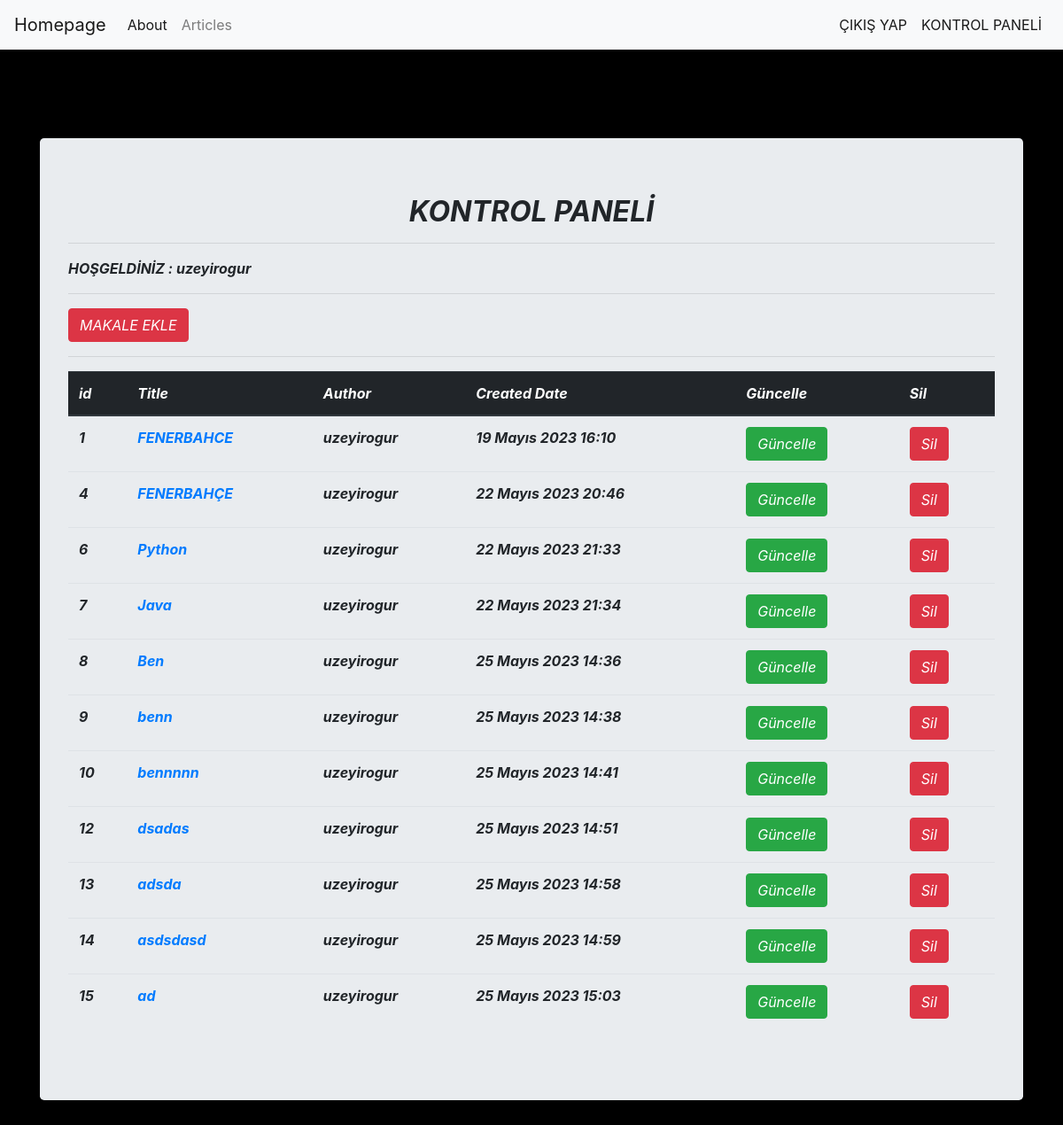
Screenshot of /articles/dashboard/ (signed in) with the database file from the repository.
### article/models.py (models this page shows, shortened)
class Article(models.Model) :
    author = models.ForeignKey("auth.User",on_delete = models.CASCADE)   #Yazarı kullanıcıdan al ve bu kullanıcı silinirse onun hakkında her şeyi de sil demek
    title = models.CharField(max_length = 50 , verbose_name = "TİTLE")                            #başlığı oluşturduk ve max 50 olsun
    content =   RichTextField(verbose_name = "İÇERİK")                  #verbose_name biz isim vermek istiyoruz demek
    created_date = models.DateTimeField(auto_now_add = True)             #Oluşturulma zamanını tanımladık ve biz buraya tarih vermicez ne zaman oluşmuşsa o zamanı otomatik alıcak
    article_image = models.FileField(blank = True , null = True, verbose_name = "Makaleye fotoğraf ekleyin")

### article/views.py (the view)
# urls.py: path('dashboard/',views.dashboard,name = "dashboard"),
def dashboard(request)  :
    articles = Article.objects.filter(author = request.user)                         #sisteme şuan kim girmişse onun articlelarını getir demek
    context = {
        "articles" : articles
    }
    return render(request,"dashboard.html",context)

### templates/dashboard.html
{% extends "layout.html" %}
{% block all %}
<div class = "jumbotron text-left">
    <h2 class = "text-center"><i><b>KONTROL PANELİ</h2>
    <hr>
    <p align="left" >
        HOŞGELDİNİZ : {{request.user.username}}
    </p>
    <hr>
    <a  class ="btn btn-danger" href = "/articles/addarticle" >MAKALE EKLE</a>
    <hr>
    {% if articles %}
    <table class="table" >
        <thead class="thead-dark">
          <tr>
            <th scope="col">id</th>
            <th scope="col">Title</th>
            <th scope="col">Author</th>
            <th scope="col">Created Date</th>
            <th scope="col">Güncelle</th>
            <th scope="col">Sil</th>
          </tr>
        </thead>
        <tbody>
          {% for article in articles  %}
          <tr>
            <th scope="row">{{article.id}}</th>
            <td><a href = "/articles/article/{{article.id}}">{{article.title}}</td>
            <td>{{article.author}}</td>
            <td>{{article.created_date}}</td>
            <td><a href = "/article/update/{{article.id}}" class = "btn btn-success">Güncelle</td>
            <td><a href = "/article/delete/{{article.id}}" class = "btn btn-danger">Sil</td>
          </tr>
          {% endfor %}
        </tbody>
    </table>
    {% else %}
        <div  class = "alert alert-danger">
            Henüz bir makaleniz bulunmuyor...
        </div>
    {% endif %}
</div>
{% endblock  %}

### templates/layout.html (shortened to what this page needs)
<!DOCTYPE html>
{% load static %}
<html lang="en">
<head>
    <link rel = "stylesheet " href = "{% static 'style.css' %}">
    <link rel = "stylesheet " href = "{% static 'css/bootstrap.min.css' %}">
</head>
<body>
    {% include "includes/navbar.html" %}
    <div style ="margin-top : 100px;" class = "container">
        {% block all %}
        {% endblock  %}
    </div>
    <link rel="stylesheet" type="text/css" href="{% static 'style.css' %}" />

### templates/includes/navbar.html (shortened to what this page needs)
<nav class="navbar navbar-expand-lg navbar-light bg-light">
    <a class="navbar-brand" href="/">Homepage</a>
    <div class="collapse navbar-collapse" id="navbarSupportedContent">
      <ul class="navbar-nav mr-auto">
        <li class="nav-item active">
          <a class="nav-link" href="/about">About <span class="sr-only">(current)</span></a>
        </li>
        <li class="nav-item">
          <a class="nav-link" href="/articles">Articles</a>
        </li>
      </ul>
      {% if request.user.is_authenticated %}
        <ul class="navbar-nav ms-auto">
          <li class="nav-item active">
            <a class="nav-link" href="/user/logout">ÇIKIŞ YAP</a>
          </li>
        </ul>
        <ul class="navbar-nav ms-auto">
          <li class="nav-item active">
            <a class="nav-link" href="/articles/dashboard">KONTROL PANELİ</a>
          </li>
        </ul>
      {% endif %}
    </div>
  </nav>

### static/style.css (style rules this page uses)
body { background: black ; }

### rows the page displays
Article: id "1", title "FENERBAHCE", author "uzeyirogur", created_date "19 Mayıs 2023 16:10"
Article: id "4", title "FENERBAHÇE", author "uzeyirogur", created_date "22 Mayıs 2023 20:46"
Article: id "6", title "Python", author "uzeyirogur", created_date "22 Mayıs 2023 21:33"
Article: id "7", title "Java", author "uzeyirogur", created_date "22 Mayıs 2023 21:34"
Article: id "8", title "Ben", author "uzeyirogur", created_date "25 Mayıs 2023 14:36"
Article: id "9", title "benn", author "uzeyirogur", created_date "25 Mayıs 2023 14:38"
Article: id "10", title "bennnnn", author "uzeyirogur", created_date "25 Mayıs 2023 14:41"
Article: id "12", title "dsadas", author "uzeyirogur", created_date "25 Mayıs 2023 14:51"
Article: id "13", title "adsda", author "uzeyirogur", created_date "25 Mayıs 2023 14:58"
Article: id "14", title "asdsdasd", author "uzeyirogur", created_date "25 Mayıs 2023 14:59"
Article: id "15", title "ad", author "uzeyirogur", created_date "25 Mayıs 2023 15:03"

### other values shown
{{ request.user.username }} "uzeyirogur"
